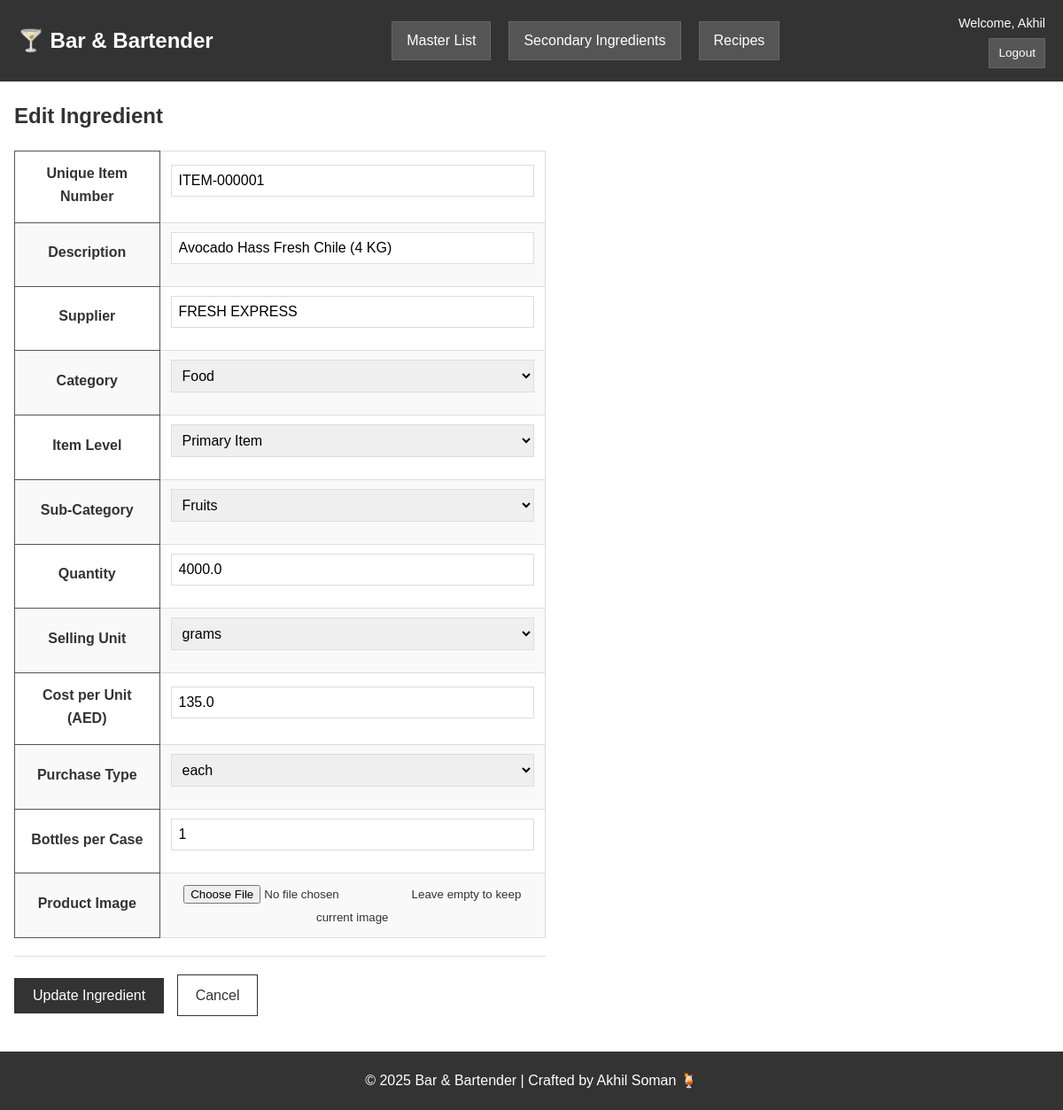
The page /ingredients/1/edit (signed in) on the database its author committed.
### models.py (models this page shows, shortened)
class User(db.Model, UserMixin):
    id = db.Column(db.Integer, primary_key=True)
    username = db.Column(db.String(80), unique=True, nullable=False)
    email = db.Column(db.String(120), unique=True, nullable=False)
    password = db.Column(db.String(200), nullable=False)
    is_admin = db.Column(db.Boolean, default=False)

class Product(db.Model):
    id = db.Column(db.Integer, primary_key=True)
    unique_item_number = db.Column(db.String(50), unique=True)
    supplier = db.Column(db.String(120))
    barbuddy_code = db.Column(db.String(20), unique=True, nullable=False)
    description = db.Column(db.String(200), nullable=False)
    category = db.Column(db.String(50))
    sub_category = db.Column(db.String(50))
    item_level = db.Column(db.String(20), default='Primary')
    ml_in_bottle = db.Column(db.Float)
    abv = db.Column(db.Float)
    selling_unit = db.Column(db.String(20), default="ml")
    cost_per_unit = db.Column(db.Float, nullable=False)
    supplier_product_code = db.Column(db.String(50))
    purchase_type = db.Column(db.String(10), default="each")
    bottles_per_case = db.Column(db.Integer, default=1)
    case_cost = db.Column(db.Float, default=0.0)
    image_path = db.Column(db.String(255))

### blueprints/products.py (the view, shortened to what this page needs)
@products_bp.route('/ingredients/<int:id>/edit', methods=['GET', 'POST'])
@login_required
def edit_ingredient(id):
    product = Product.query.get_or_404(id)
    return render_template('master_list/edit.html', product=product)

### utils/helpers.py (called while the page is built)
def inject_now():
    return {'current_year': datetime.now().year}

### templates/master_list/edit.html (shortened to what this page needs)
{% extends "base.html" %}
{% block page_panel %}
<h2>Edit Ingredient</h2>
<form method="POST" enctype="multipart/form-data">
    <div class="table-wrapper">
    <table class="form-table">
        <tr>
            <th id="label-unique-item-edit"><label for="unique_item_number_edit">Unique Item Number</label></th>
            <td><input type="text" id="unique_item_number_edit" name="unique_item_number" value="{{ product.unique_item_number or '' }}" required title="Unique Item Number" placeholder="ITEM-000001" aria-labelledby="label-unique-item-edit" aria-label="Unique Item Number"></td>
        </tr>
        <tr>
            <th id="label-description-edit"><label for="description_edit">Description</label></th>
            <td><input type="text" id="description_edit" name="description" value="{{ product.description }}" required placeholder="Product description" title="Description" aria-labelledby="label-description-edit" aria-label="Description"></td>
        </tr>
        <tr>
            <th id="label-supplier-edit"><label for="supplier_edit">Supplier</label></th>
            <td><input type="text" id="supplier_edit" name="supplier" value="{{ product.supplier or '' }}" placeholder="Supplier Name" title="Supplier" aria-labelledby="label-supplier-edit" aria-label="Supplier"></td>
        </tr>
        <tr>
            <th id="label-category-edit"><label for="category_edit">Category</label></th>
            <td>
                <select id="category_edit" name="category" required title="Category" aria-labelledby="label-category-edit" aria-label="Category">
                    <option value="Food" {% if product.category == 'Food' %}selected{% endif %}>Food</option>
                </select>
            </td>
        </tr>
        <tr>
            <th id="label-item-level-edit"><label for="item_level_edit">Item Level</label></th>
            <td>
                <select id="item_level_edit" name="item_level" required title="Item Level" aria-labelledby="label-item-level-edit" aria-label="Item Level">
                    <option value="Primary" {% if product.item_level == 'Primary' or not product.item_level %}selected{% endif %}>Primary Item</option>
                </select>
            </td>
        </tr>
        <tr>
            <th id="label-sub-category-edit"><label for="sub_category_edit">Sub-Category</label></th>
            <td>
                <select id="sub_category_edit" name="sub_category" required title="Sub-Category" aria-labelledby="label-sub-category-edit" aria-label="Sub-Category">
                    <option value="Fruits" {% if product.sub_category == 'Fruits' %}selected{% endif %}>Fruits</option>
                </select>
            </td>
        </tr>
        <tr>
            <th id="label-quantity-edit"><label for="ml_in_bottle_edit">Quantity</label></th>
            <td><input type="number" id="ml_in_bottle_edit" step="0.01" name="ml_in_bottle" value="{{ product.ml_in_bottle or 0 }}" placeholder="0" title="Quantity" aria-labelledby="label-quantity-edit" aria-label="Quantity"></td>
        </tr>
        <tr>
            <th id="label-selling-unit-edit"><label for="selling_unit_edit">Selling Unit</label></th>
            <td>
                <select id="selling_unit_edit" name="selling_unit" required title="Selling Unit" aria-labelledby="label-selling-unit-edit" aria-label="Selling Unit">
                    <option value="grams" {% if product.selling_unit == 'grams' %}selected{% endif %}>grams</option>
                </select>
            </td>
        </tr>
        <tr>
            <th id="label-cost-per-unit-edit"><label for="cost_per_unit_edit">Cost per Unit (AED)</label></th>
            <td><input type="number" id="cost_per_unit_edit" step="0.01" name="cost_per_unit" value="{{ product.cost_per_unit }}" required placeholder="0.00" title="Cost per Unit (AED)" aria-labelledby="label-cost-per-unit-edit" aria-label="Cost per Unit (AED)"></td>
        </tr>
        <tr>
            <th id="label-purchase-type-edit"><label for="purchase_type_edit">Purchase Type</label></th>
            <td>
                <select id="purchase_type_edit" name="purchase_type" title="Purchase Type" aria-labelledby="label-purchase-type-edit" aria-label="Purchase Type">
                    <option value="each" {% if product.purchase_type == 'each' %}selected{% endif %}>each</option>
                </select>
            </td>
        </tr>
        <tr>
            <th id="label-bottles-per-case-edit"><label for="bottles_per_case_edit">Bottles per Case</label></th>
            <td><input type="number" id="bottles_per_case_edit" name="bottles_per_case" value="{{ product.bottles_per_case or 1 }}" placeholder="1" title="Bottles per Case" aria-labelledby="label-bottles-per-case-edit" aria-label="Bottles per Case"></td>
        </tr>
        <tr>
            <th id="label-product-image-edit"><label for="image_edit">Product Image</label></th>
            <td>
                <input type="file" id="image_edit" name="image" accept="image/*" title="Product Image" placeholder="Select image file" aria-labelledby="label-product-image-edit" aria-label="Product Image">
                <small>Leave empty to keep current image</small>
            </td>
        </tr>
    </table>
    </div>
    <div class="actions">
        <button type="submit" class="btn">Update Ingredient</button>
        <a href="{{ url_for('products.ingredients_master') }}" class="btn secondary">Cancel</a>
    </div>
</form>
{% endblock %}

### templates/base.html (shortened to what this page needs)
<!DOCTYPE html>
<html lang="en">
<head>
    <link rel="stylesheet" href="{{ url_for('static', filename='style.css') }}">
</head>
<body>
    <header class="navbar">
        <div class="nav-left">
            <h1><a href="{{ url_for('main.index') }}">🍸 Bar & Bartender</a></h1>
        </div>
        <nav class="nav-center">
            <a class="nav-pill" href="{{ url_for('products.ingredients_master') }}">Master List</a>
            <a class="nav-pill" href="{{ url_for('secondary.secondary_ingredients') }}">Secondary Ingredients</a>
            <a class="nav-pill" href="{{ url_for('recipes.recipes_list') }}">Recipes</a>
        </nav>
        <div class="nav-right {% if current_user.is_authenticated %}nav-right-auth{% endif %}">
            {% if current_user.is_authenticated %}
                <span class="nav-welcome">Welcome, {{ current_user.username }}</span>
                <a class="nav-logout" href="{{ url_for('auth.logout') }}">Logout</a>
            {% else %}
                <a href="{{ url_for('auth.login') }}">Login</a>
                <a href="{{ url_for('auth.register') }}">Register</a>
            {% endif %}
        </div>
    </header>
    <main class="content">
        <div class="page-body">
            {% block page_panel %}{% endblock %}
        </div>
    </main>
    <footer>
        <p>© {{ current_year }} Bar & Bartender | Crafted by Akhil Soman 🍹</p>
    </footer>
</body>
</html>

### static/style.css (style rules this page uses)
* { box-sizing: border-box; }
body { font-family: Arial, sans-serif; background: #ffffff; color: #333; margin: 0; padding: 0; line-height: 1.6; }
.navbar { background: #333; color: white; padding: 15px 20px; display: flex; align-items: center; justify-content: space-between; flex-wrap: wrap; }
.navbar h1 { margin: 0; font-size: 1.5rem; }
.navbar a { color: #fff; text-decoration: none; }
.nav-left { display: flex; align-items: center; gap: 15px; }
.nav-center { flex: 1; display: flex; justify-content: center; gap: 20px; flex-wrap: wrap; }
.nav-pill { padding: 8px 16px; background: #555; color: white; text-decoration: none; border: 1px solid #666; }
.nav-right { display: flex; align-items: center; gap: 15px; }
.nav-right-auth { flex-direction: column; align-items: flex-end; gap: 5px; }
.nav-welcome { font-size: 0.9rem; }
.nav-logout { font-size: 0.85rem; padding: 5px 10px; background: #555; color: white; text-decoration: none; border: 1px solid #666; }
main { padding: 20px; min-height: calc(100vh - 200px); }
.content { max-width: 1400px; margin: 0 auto; }
.page-body { width: 100%; }
.table-wrapper { overflow-x: auto; margin-bottom: 20px; }
table { width: 100%; border-collapse: collapse; background: white; border: 1px solid #ddd; }
table th { padding: 12px; text-align: center; font-weight: bold; border: 1px solid #555; }
table td { padding: 10px 12px; border: 1px solid #ddd; text-align: center; }
table tbody tr:nth-child(even) { background: #f9f9f9; }
form { max-width: 600px; }
form label { display: block; margin-bottom: 5px; font-weight: bold; }
form input[type="text"], form input[type="email"], form input[type="password"], form input[type="number"], form select, form textarea { width: 100%; padding: 8px; margin-bottom: 15px; border: 1px solid #ddd; font-size: 1rem; }
.btn { display: inline-block; padding: 10px 20px; background: #333; color: white; text-decoration: none; border: 1px solid #333; cursor: pointer; font-size: 1rem; margin-right: 10px; }
.btn.secondary { background: white; color: #333; border: 1px solid #333; }
button.btn { border: 1px solid transparent; }
.actions { margin-top: 20px; padding-top: 20px; border-top: 1px solid #ddd; }
footer { background: #333; color: white; text-align: center; padding: 20px; margin-top: 40px; }
footer p { margin: 0; }
@media (max-width: 1200px) { .content { padding: 0 16px; } }

### rows shown on the page
User: username "Akhil"
Product: unique_item_number "ITEM-000001", description "Avocado Hass Fresh Chile (4 KG)", supplier "FRESH EXPRESS", category "Food", item_level "Primary Item", sub_category "Fruits", ml_in_bottle "4000.0", selling_unit "grams", cost_per_unit "135.0", purchase_type "each", bottles_per_case "1"
